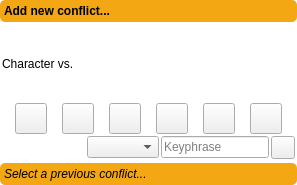
<?xml version="1.0" encoding="UTF-8"?>
<ui version="4.0">
 <class>CharacterConflictWidget</class>
 <widget class="QFrame" name="CharacterConflictWidget">
  <property name="geometry">
   <rect>
    <x>0</x>
    <y>0</y>
    <width>297</width>
    <height>185</height>
   </rect>
  </property>
  <property name="windowTitle">
   <string>Frame</string>
  </property>
  <property name="styleSheet">
   <string notr="true">QToolBox::tab {
    background: #f3a712;
    border-radius: 5px;
    color: black;
   font: italic;

}

QToolBox::tab:selected {
    font: bold;
    color: black;
}

QToolBox {
	background-color: white;
}
</string>
  </property>
  <layout class="QHBoxLayout" name="horizontalLayout_3">
   <property name="spacing">
    <number>0</number>
   </property>
   <property name="leftMargin">
    <number>0</number>
   </property>
   <property name="topMargin">
    <number>0</number>
   </property>
   <property name="rightMargin">
    <number>0</number>
   </property>
   <property name="bottomMargin">
    <number>0</number>
   </property>
   <item>
    <widget class="QToolBox" name="toolBox">
     <property name="styleSheet">
      <string notr="true"/>
     </property>
     <property name="currentIndex">
      <number>0</number>
     </property>
     <property name="tabSpacing">
      <number>2</number>
     </property>
     <widget class="QWidget" name="page">
      <property name="geometry">
       <rect>
        <x>0</x>
        <y>0</y>
        <width>297</width>
        <height>135</height>
       </rect>
      </property>
      <property name="styleSheet">
       <string notr="true">#page {background-color: rgb(255, 255, 255);}</string>
      </property>
      <attribute name="label">
       <string>Add new conflict...</string>
      </attribute>
      <layout class="QVBoxLayout" name="verticalLayout_2">
       <property name="spacing">
        <number>2</number>
       </property>
       <property name="leftMargin">
        <number>2</number>
       </property>
       <property name="topMargin">
        <number>2</number>
       </property>
       <property name="rightMargin">
        <number>2</number>
       </property>
       <property name="bottomMargin">
        <number>2</number>
       </property>
       <item>
        <widget class="QLabel" name="lblConflictType">
         <property name="text">
          <string>Character vs. </string>
         </property>
        </widget>
       </item>
       <item>
        <layout class="QHBoxLayout" name="horizontalLayout">
         <item>
          <widget class="QToolButton" name="btnCharacter">
           <property name="cursor">
            <cursorShape>PointingHandCursor</cursorShape>
           </property>
           <property name="text">
            <string/>
           </property>
           <property name="iconSize">
            <size>
             <width>24</width>
             <height>24</height>
            </size>
           </property>
           <property name="checkable">
            <bool>true</bool>
           </property>
           <attribute name="buttonGroup">
            <string notr="true">btnGroupConflicts</string>
           </attribute>
          </widget>
         </item>
         <item>
          <widget class="QToolButton" name="btnSociety">
           <property name="cursor">
            <cursorShape>PointingHandCursor</cursorShape>
           </property>
           <property name="text">
            <string/>
           </property>
           <property name="iconSize">
            <size>
             <width>24</width>
             <height>24</height>
            </size>
           </property>
           <property name="checkable">
            <bool>true</bool>
           </property>
           <attribute name="buttonGroup">
            <string notr="true">btnGroupConflicts</string>
           </attribute>
          </widget>
         </item>
         <item>
          <widget class="QToolButton" name="btnNature">
           <property name="cursor">
            <cursorShape>PointingHandCursor</cursorShape>
           </property>
           <property name="text">
            <string/>
           </property>
           <property name="iconSize">
            <size>
             <width>24</width>
             <height>24</height>
            </size>
           </property>
           <property name="checkable">
            <bool>true</bool>
           </property>
           <attribute name="buttonGroup">
            <string notr="true">btnGroupConflicts</string>
           </attribute>
          </widget>
         </item>
         <item>
          <widget class="QToolButton" name="btnTechnology">
           <property name="cursor">
            <cursorShape>PointingHandCursor</cursorShape>
           </property>
           <property name="text">
            <string/>
           </property>
           <property name="iconSize">
            <size>
             <width>24</width>
             <height>24</height>
            </size>
           </property>
           <property name="checkable">
            <bool>true</bool>
           </property>
           <attribute name="buttonGroup">
            <string notr="true">btnGroupConflicts</string>
           </attribute>
          </widget>
         </item>
         <item>
          <widget class="QToolButton" name="btnSupernatural">
           <property name="cursor">
            <cursorShape>PointingHandCursor</cursorShape>
           </property>
           <property name="text">
            <string/>
           </property>
           <property name="iconSize">
            <size>
             <width>24</width>
             <height>24</height>
            </size>
           </property>
           <property name="checkable">
            <bool>true</bool>
           </property>
           <attribute name="buttonGroup">
            <string notr="true">btnGroupConflicts</string>
           </attribute>
          </widget>
         </item>
         <item>
          <widget class="QToolButton" name="btnSelf">
           <property name="cursor">
            <cursorShape>PointingHandCursor</cursorShape>
           </property>
           <property name="text">
            <string/>
           </property>
           <property name="iconSize">
            <size>
             <width>24</width>
             <height>24</height>
            </size>
           </property>
           <property name="checkable">
            <bool>true</bool>
           </property>
           <attribute name="buttonGroup">
            <string notr="true">btnGroupConflicts</string>
           </attribute>
          </widget>
         </item>
        </layout>
       </item>
       <item>
        <layout class="QHBoxLayout" name="horizontalLayout_2">
         <item>
          <spacer name="horizontalSpacer">
           <property name="orientation">
            <enum>Qt::Horizontal</enum>
           </property>
           <property name="sizeHint" stdset="0">
            <size>
             <width>40</width>
             <height>20</height>
            </size>
           </property>
          </spacer>
         </item>
         <item>
          <widget class="QComboBox" name="cbCharacter">
           <property name="maximumSize">
            <size>
             <width>100</width>
             <height>16777215</height>
            </size>
           </property>
          </widget>
         </item>
         <item>
          <widget class="QLineEdit" name="lineKey">
           <property name="placeholderText">
            <string>Keyphrase</string>
           </property>
          </widget>
         </item>
         <item>
          <widget class="QToolButton" name="btnAddNew">
           <property name="cursor">
            <cursorShape>PointingHandCursor</cursorShape>
           </property>
           <property name="text">
            <string/>
           </property>
          </widget>
         </item>
        </layout>
       </item>
      </layout>
     </widget>
     <widget class="QWidget" name="page_2">
      <property name="geometry">
       <rect>
        <x>0</x>
        <y>0</y>
        <width>297</width>
        <height>135</height>
       </rect>
      </property>
      <property name="styleSheet">
       <string notr="true">#page_2 {background-color: rgb(255, 255, 255);}</string>
      </property>
      <attribute name="label">
       <string>Select a previous conflict...</string>
      </attribute>
      <layout class="QVBoxLayout" name="verticalLayout">
       <property name="spacing">
        <number>2</number>
       </property>
       <property name="leftMargin">
        <number>2</number>
       </property>
       <property name="topMargin">
        <number>2</number>
       </property>
       <property name="rightMargin">
        <number>2</number>
       </property>
       <property name="bottomMargin">
        <number>2</number>
       </property>
       <item>
        <widget class="QTableView" name="tblConflicts">
         <property name="maximumSize">
          <size>
           <width>16777215</width>
           <height>100</height>
          </size>
         </property>
        </widget>
       </item>
       <item>
        <widget class="QToolButton" name="btnConfirm">
         <property name="text">
          <string/>
         </property>
        </widget>
       </item>
      </layout>
     </widget>
    </widget>
   </item>
  </layout>
 </widget>
 <resources/>
 <connections/>
 <buttongroups>
  <buttongroup name="btnGroupConflicts"/>
 </buttongroups>
</ui>
